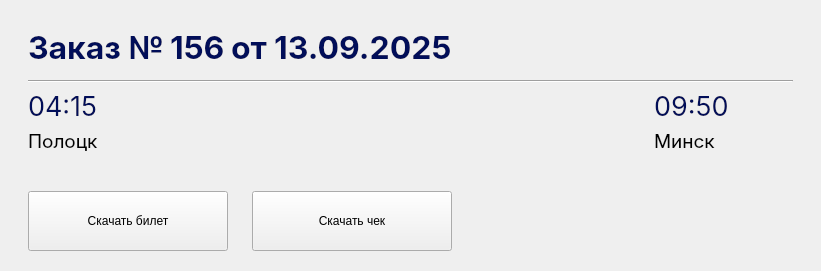
                  <widget class="QWidget" name="roundedWidget_11" native="true">
                   <property name="sizePolicy">
                    <sizepolicy hsizetype="Preferred" vsizetype="Fixed">
                     <horstretch>0</horstretch>
                     <verstretch>0</verstretch>
                    </sizepolicy>
                   </property>
                   <property name="minimumSize">
                    <size>
                     <width>821</width>
                     <height>271</height>
                    </size>
                   </property>
                   <property name="maximumSize">
                    <size>
                     <width>821</width>
                     <height>271</height>
                    </size>
                   </property>
                   <layout class="QVBoxLayout" name="verticalLayout_91">
                    <property name="leftMargin">
                     <number>28</number>
                    </property>
                    <property name="topMargin">
                     <number>20</number>
                    </property>
                    <property name="rightMargin">
                     <number>28</number>
                    </property>
                    <property name="bottomMargin">
                     <number>20</number>
                    </property>
                    <item>
                     <layout class="QHBoxLayout" name="horizontalLayout_77">
                      <item>
                       <layout class="QHBoxLayout" name="horizontalLayout_78">
                        <item>
                         <widget class="QLabel" name="label_72">
                          <property name="font">
                           <font>
                            <family>Inter</family>
                            <pointsize>24</pointsize>
                            <weight>75</weight>
                            <bold>true</bold>
                           </font>
                          </property>
                          <property name="styleSheet">
                           <string notr="true">color: #010E59;</string>
                          </property>
                          <property name="text">
                           <string>Заказ №</string>
                          </property>
                         </widget>
                        </item>
                        <item>
                         <widget class="QLabel" name="orderNumber_8">
                          <property name="font">
                           <font>
                            <family>Inter</family>
                            <pointsize>24</pointsize>
                            <weight>75</weight>
                            <bold>true</bold>
                           </font>
                          </property>
                          <property name="styleSheet">
                           <string notr="true">color: #010E59;</string>
                          </property>
                          <property name="text">
                           <string>156</string>
                          </property>
                         </widget>
                        </item>
                       </layout>
                      </item>
                      <item>
                       <layout class="QHBoxLayout" name="horizontalLayout_79">
                        <item>
                         <widget class="QLabel" name="label_73">
                          <property name="font">
                           <font>
                            <family>Inter</family>
                            <pointsize>24</pointsize>
                            <weight>75</weight>
                            <bold>true</bold>
                           </font>
                          </property>
                          <property name="styleSheet">
                           <string notr="true">color: #010E59;</string>
                          </property>
                          <property name="text">
                           <string>от</string>
                          </property>
                         </widget>
                        </item>
                        <item>
                         <widget class="QLabel" name="orderDate_8">
                          <property name="font">
                           <font>
                            <family>Inter</family>
                            <pointsize>24</pointsize>
                            <weight>75</weight>
                            <bold>true</bold>
                           </font>
                          </property>
                          <property name="styleSheet">
                           <string notr="true">color: #010E59;</string>
                          </property>
                          <property name="text">
                           <string>13.09.2025</string>
                          </property>
                         </widget>
                        </item>
                       </layout>
                      </item>
                      <item>
                       <spacer name="horizontalSpacer_47">
                        <property name="orientation">
                         <enum>Qt::Horizontal</enum>
                        </property>
                        <property name="sizeHint" stdset="0">
                         <size>
                          <width>40</width>
                          <height>20</height>
                         </size>
                        </property>
                       </spacer>
                      </item>
                     </layout>
                    </item>
                    <item>
                     <widget class="Line" name="line_19">
                      <property name="orientation">
                       <enum>Qt::Horizontal</enum>
                      </property>
                     </widget>
                    </item>
                    <item>
                     <layout class="QHBoxLayout" name="horizontalLayout_80">
                      <property name="spacing">
                       <number>12</number>
                      </property>
                      <property name="leftMargin">
                       <number>0</number>
                      </property>
                      <property name="topMargin">
                       <number>0</number>
                      </property>
                      <property name="bottomMargin">
                       <number>32</number>
                      </property>
                      <item>
                       <layout class="QVBoxLayout" name="verticalLayout_92">
                        <property name="spacing">
                         <number>6</number>
                        </property>
                        <item>
                         <widget class="QLabel" name="orderDepartureTime_8">
                          <property name="sizePolicy">
                           <sizepolicy hsizetype="Fixed" vsizetype="Preferred">
                            <horstretch>0</horstretch>
                            <verstretch>0</verstretch>
                           </sizepolicy>
                          </property>
                          <property name="font">
                           <font>
                            <family>Inter</family>
                            <pointsize>20</pointsize>
                           </font>
                          </property>
                          <property name="styleSheet">
                           <string notr="true">color: #010E59;</string>
                          </property>
                          <property name="text">
                           <string>04:15</string>
                          </property>
                         </widget>
                        </item>
                        <item>
                         <widget class="QLabel" name="label_74">
                          <property name="font">
                           <font>
                            <family>Inter</family>
                            <pointsize>14</pointsize>
                           </font>
                          </property>
                          <property name="text">
                           <string>Полоцк</string>
                          </property>
                         </widget>
                        </item>
                       </layout>
                      </item>
                      <item>
                       <spacer name="horizontalSpacer_48">
                        <property name="orientation">
                         <enum>Qt::Horizontal</enum>
                        </property>
                        <property name="sizeHint" stdset="0">
                         <size>
                          <width>40</width>
                          <height>20</height>
                         </size>
                        </property>
                       </spacer>
                      </item>
                      <item>
                       <layout class="QVBoxLayout" name="verticalLayout_93">
                        <property name="spacing">
                         <number>6</number>
                        </property>
                        <property name="rightMargin">
                         <number>64</number>
                        </property>
                        <item>
                         <widget class="QLabel" name="orderArivingTime_8">
                          <property name="sizePolicy">
                           <sizepolicy hsizetype="Fixed" vsizetype="Preferred">
                            <horstretch>0</horstretch>
                            <verstretch>0</verstretch>
                           </sizepolicy>
                          </property>
                          <property name="font">
                           <font>
                            <family>Inter</family>
                            <pointsize>20</pointsize>
                           </font>
                          </property>
                          <property name="styleSheet">
                           <string notr="true">color: #010E59;</string>
                          </property>
                          <property name="text">
                           <string>09:50</string>
                          </property>
                         </widget>
                        </item>
                        <item>
                         <widget class="QLabel" name="label_75">
                          <property name="font">
                           <font>
                            <family>Inter</family>
                            <pointsize>14</pointsize>
                           </font>
                          </property>
                          <property name="text">
                           <string>Минск</string>
                          </property>
                         </widget>
                        </item>
                       </layout>
                      </item>
                     </layout>
                    </item>
                    <item>
                     <layout class="QHBoxLayout" name="horizontalLayout_81">
                      <property name="spacing">
                       <number>24</number>
                      </property>
                      <item>
                       <widget class="QPushButton" name="pushButton_11">
                        <property name="minimumSize">
                         <size>
                          <width>200</width>
                          <height>60</height>
                         </size>
                        </property>
                        <property name="maximumSize">
                         <size>
                          <width>200</width>
                          <height>60</height>
                         </size>
                        </property>
                        <property name="cursor">
                         <cursorShape>PointingHandCursor</cursorShape>
                        </property>
                        <property name="text">
                         <string>Скачать билет</string>
                        </property>
                       </widget>
                      </item>
                      <item>
                       <widget class="QPushButton" name="unfilledPushButton_downloadTicket_8">
                        <property name="minimumSize">
                         <size>
                          <width>200</width>
                          <height>60</height>
                         </size>
                        </property>
                        <property name="maximumSize">
                         <size>
                          <width>200</width>
                          <height>60</height>
                         </size>
                        </property>
                        <property name="cursor">
                         <cursorShape>PointingHandCursor</cursorShape>
                        </property>
                        <property name="text">
                         <string>Скачать чек</string>
                        </property>
                       </widget>
                      </item>
                      <item>
                       <spacer name="horizontalSpacer_49">
                        <property name="orientation">
                         <enum>Qt::Horizontal</enum>
                        </property>
                        <property name="sizeHint" stdset="0">
                         <size>
                          <width>40</width>
                          <height>20</height>
                         </size>
                        </property>
                       </spacer>
                      </item>
                     </layout>
                    </item>
                   </layout>
                  </widget>
